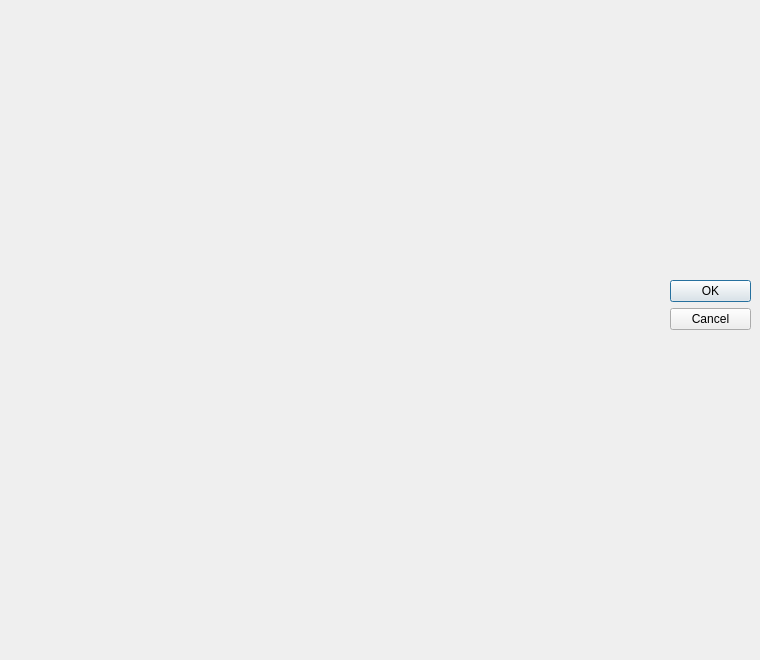
<?xml version="1.0" encoding="UTF-8"?>
<ui version="4.0">
 <class>EditDialog</class>
 <widget class="QDialog" name="EditDialog">
  <property name="geometry">
   <rect>
    <x>0</x>
    <y>0</y>
    <width>760</width>
    <height>660</height>
   </rect>
  </property>
  <property name="windowTitle">
   <string>Dialog</string>
  </property>
  <widget class="QDialogButtonBox" name="buttonBox">
   <property name="geometry">
    <rect>
     <x>670</x>
     <y>280</y>
     <width>81</width>
     <height>141</height>
    </rect>
   </property>
   <property name="orientation">
    <enum>Qt::Vertical</enum>
   </property>
   <property name="standardButtons">
    <set>QDialogButtonBox::Cancel|QDialogButtonBox::Ok</set>
   </property>
  </widget>
  <widget class="QWidget" name="widget" native="true">
   <property name="geometry">
    <rect>
     <x>10</x>
     <y>10</y>
     <width>640</width>
     <height>640</height>
    </rect>
   </property>
  </widget>
 </widget>
 <resources/>
 <connections>
  <connection>
   <sender>buttonBox</sender>
   <signal>accepted()</signal>
   <receiver>EditDialog</receiver>
   <slot>accept()</slot>
   <hints>
    <hint type="sourcelabel">
     <x>248</x>
     <y>254</y>
    </hint>
    <hint type="destinationlabel">
     <x>157</x>
     <y>274</y>
    </hint>
   </hints>
  </connection>
  <connection>
   <sender>buttonBox</sender>
   <signal>rejected()</signal>
   <receiver>EditDialog</receiver>
   <slot>reject()</slot>
   <hints>
    <hint type="sourcelabel">
     <x>316</x>
     <y>260</y>
    </hint>
    <hint type="destinationlabel">
     <x>286</x>
     <y>274</y>
    </hint>
   </hints>
  </connection>
 </connections>
</ui>
